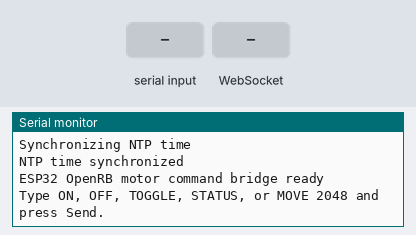
Bench run of a sketch on a simulated ESP32-S3. On the bench: the last lines printed to the serial monitor. The inputs (shaded band) are chosen by the test bench. WiFi joins after 1.5 s; servers stay silent unless stated; the local clock reads 2024-03-15 10:24:30 at power-on unless the sketch sets it; not simulated (calls return 0 or success): secrets.h.

Above: at 3.7 s.
3.8 s: "PING\n" received over Serial
At 4.4 s:
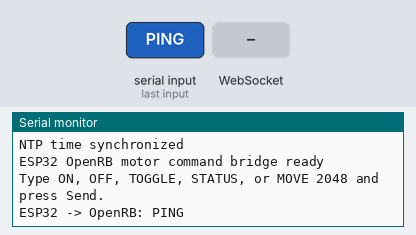
5.3 s: "PING\n" received over the second serial link
At 6.5 s:
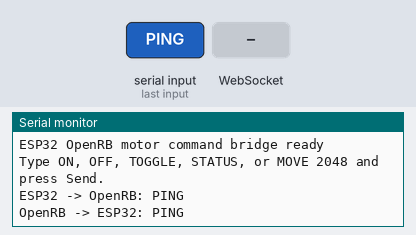
6.8 s: WebSocket text "PING" received
At 7.9 s:
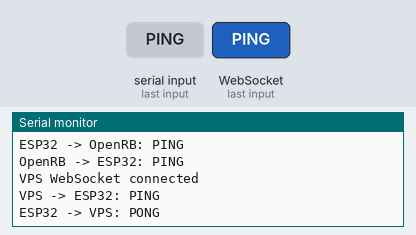
8.3 s: "ON\n" received over Serial
At 9.0 s:
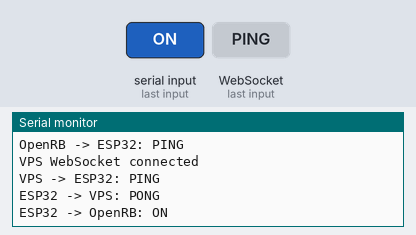
9.8 s: "ON\n" received over the second serial link
At 10.2 s:
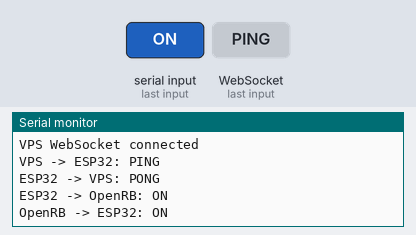
11.3 s: WebSocket text "ON" received
At 12.5 s:
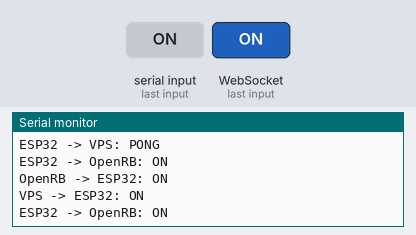

The sketch:

esp32_openrb_uart_test.ino
```cpp
/*
 * ESP32 -> OpenRB-150 command bridge for the XC330 switch motor.
 *
 * Wire the ESP32-S3 to the OpenRB:
 *   GPIO17 (ESP32 TX) -> D13 (OpenRB Serial3 RX)
 *   GPIO18 (ESP32 RX) -> D14 (OpenRB Serial3 TX)
 *   GND               -> GND
 *
 * Upload firmware/openrb_xc330/openrb_xc330.ino to the OpenRB first.
 * Then upload this sketch to the ESP32. In the ESP32 Serial Monitor (115200
 * baud, Newline), type ON, OFF, TOGGLE, STATUS, or MOVE 2048.
 */

#include <Arduino.h>
#include <WiFi.h>
#include <WebSocketsClient.h>
#include <time.h>

#include "secrets.h"

constexpr int OPENRB_TX_PIN = 17;
constexpr int OPENRB_RX_PIN = 18;
constexpr uint32_t BAUDRATE = 115200;

// The ESP32 always initiates this connection, so the home network needs no
// port forwarding.
constexpr char WEBSOCKET_HOST[] = "switch.jaewon-orbit.com";
constexpr uint16_t WEBSOCKET_PORT = 443;
constexpr char WEBSOCKET_PATH[] = "/ws/esp32";

const char *LETSENCRYPT_CHAIN =
"-----BEGIN CERTIFICATE-----\n" \
"MIIE2zCCAsOgAwIBAgIRAKICU/FfJpHAXcHOE7m8yk4wDQYJKoZIhvcNAQELBQAw\n" \
"LjELMAkGA1UEBhMCVVMxDTALBgNVBAoTBElTUkcxEDAOBgNVBAMTB1Jvb3QgWVIw\n" \
"HhcNMjUwOTAzMDAwMDAwWhcNMjgwOTAyMjM1OTU5WjAzMQswCQYDVQQGEwJVUzEW\n" \
"MBQGA1UEChMNTGV0J3MgRW5jcnlwdDEMMAoGA1UEAxMDWVIxMIIBIjANBgkqhkiG\n" \
"9w0BAQEFAAOCAQ8AMIIBCgKCAQEAoVi8X2xCYgMXvJxNPKp/oF13UMgmPABB07VC\n" \
"LNDtoXmt9luEZNJSBV10VyT1Pz6LD8Zq1d2gc43WNl1AdRrj4sEnazbOiz0nPpmG\n" \
"Bp2hui49oZtDIY6wdKeZAi5BbNU20CH6RSBBMLSQ9cXrH8dxdv4PAJ45ssGML68U\n" \
"SE3BsjC2a6cAN9L5CgXVIQi5tfNiTPoFZZ3S0OlXqLmmtdV95udWAb5b6e/F49Di\n" \
"CsH0Y00Ag72BVIb1hzynmKe+X0mERBTtsb3BwmpV9ipeBjMLoR/D9cHxHQCWoi5l\n" \
"TmXwY015J5rGelz1nZjJuxc2kioaX29XJBnhMkP531rSdG5uMwIDAQABo4HuMIHr\n" \
"MA4GA1UdDwEB/wQEAwIBhjATBgNVHSUEDDAKBggrBgEFBQcDATASBgNVHRMBAf8E\n" \
"CDAGAQH/AgEAMB0GA1UdDgQWBBQfLzW+RhSCzUCxrnksVXj699Ro+zAfBgNVHSME\n" \
"GDAWgBTe51tg0CJtQCh9Pw0B/qS1UrRRlDAyBggrBgEFBQcBAQQmMCQwIgYIKwYB\n" \
"BQUHMAKGFmh0dHA6Ly95ci5pLmxlbmNyLm9yZy8wEwYDVR0gBAwwCjAIBgZngQwB\n" \
"AgEwJwYDVR0fBCAwHjAcoBqgGIYWaHR0cDovL3lyLmMubGVuY3Iub3JnLzANBgkq\n" \
"hkiG9w0BAQsFAAOCAgEA0+zvMq3kHig1ddTmmm+RibTr9/RpX7k4buanMMRqbV/y\n" \
"IvP82zAHN3mvaw+cASuVsdpd0ikjhr4hnhJQLQOzOp2ccKrsdGOAgo0vddeISFAq\n" \
"EWEV4lmUM3vFF796up+bSgmJ1u6RupDCMxDgF8M3eLvGuj6L0lu3zkQ0KuQLnKxL\n" \
"tB0oQqn1Idg5CuuGpMvQzk29Pa3D/qHurc0EIM9SxukQuJqq63lxsYyRQFU8yMBO\n" \
"hq1w5LbfaWNRrz1uklOfI/pYkAb2E2MTZrAMQkBIE2S8Jt1F8gRc96o/xOsrgvSk\n" \
"a84AisX6xq1lz1Z7jGvrnXc4TMcjxZTjiTaihcYI1JIXZiLtEMSCa5l3cu8YWd6z\n" \
"dLRQlqRdclVjuQfNHawRJ6GWlkK0QJosivTKwdBw3KxEtzGo8yMHERbsy57gP1UX\n" \
"HOMcmZYQC0gtyR3SxfenIM/MxC3Ia2Ypab/kQ/CTnlIn2KQ5JUC6NYrGCbhFN9bp\n" \
"5lKJStEwCUnLpntcrXk5XVDCNv/5RyWpRThkGOV7GetKkQ0qAY8hCzWK6oqnAhDZ\n" \
"cjlYVdWfqOw3DIOX6EDNBgAqHarRVxyF9QZdOaXSyPJ0ueD2BYJEBgaCGQ8rAaU/\n" \
"Qc123V5LTXDZW4CcsPBDyhy4v+c8hClAyw/IkJlfBqxB9D+/wvIMHgECZ4ptP6o=\n" \
"-----END CERTIFICATE-----\n" \
"-----BEGIN CERTIFICATE-----\n" \
"MIIF9DCCA9ygAwIBAgIRAPJLbRf52a18scn+p4eCaZ8wDQYJKoZIhvcNAQELBQAw\n" \
"TzELMAkGA1UEBhMCVVMxKTAnBgNVBAoTIEludGVybmV0IFNlY3VyaXR5IFJlc2Vh\n" \
"cmNoIEdyb3VwMRUwEwYDVQQDEwxJU1JHIFJvb3QgWDEwHhcNMjYwNTEzMDAwMDAw\n" \
"WhcNMzIwOTAyMjM1OTU5WjAuMQswCQYDVQQGEwJVUzENMAsGA1UEChMESVNSRzEQ\n" \
"MA4GA1UEAxMHUm9vdCBZUjCCAiIwDQYJKoZIhvcNAQEBBQADggIPADCCAgoCggIB\n" \
"ANvGJnN78CTJdWL3+eGfsLN5TrNBJs+VH9hRXqRbwxu9sGNiB0BD1fcOxbSUQCJI\n" \
"M1xE13Db+5Cw1w0s0EBYsvuIP/6joF0w8cuImbgR1OGgYbSQ4OpzI+DG8SGuTlcE\n" \
"873OCS+kh3srlo6vl43M5OJg4Aeo1sfHp6kTJDoIiFBNJAY+OKfX/FUvYKuhjT+n\n" \
"o49lmqmupSBI5PkBQiqrEGtWU5uxU/cQWHGu8jSjFBznZqvbNPLMXMLFxCb3WTfr\n" \
"JBXXjqvWG+v4bjzxjjeAtOlU7qarRDvNOyAuQYLln904M+faKx8hnLCpJ15ZqaEg\n" \
"cNlY+9MMWcC5yvL2A2j3l9+2buggZX+dOE91zYmIdawTvSZuVvlbRrAlLxIB6pwM\n" \
"BjneXCjYQ8+3BCCjssbSNpZU3hTcBDdhfAlEDlYr6pEatnMdmDT5BqnKC92bd0Eh\n" \
"M1fbLHioLccLCuievT8ZkPhZrq7Mii7gNXAcUEAR8+lzYal+9zTg7C5DALyVOeG/\n" \
"CqfRAMn1KSHCR0NSA6P8tn/mGRlnCct5rtVCLnVySVpU6H1qGg3DgTOuskf8eahT\n" \
"MiYbI5ezPJmO5ertalskQ1utp74+eDy92PI4ftHKTbq9IWhH4YZKh3WnJEIt+oQv\n" \
"lYZbY8tpEroKrFB6PFGzrJIDRyts4HqvuH52RFj2zv/BAgMBAAGjgeswgegwDgYD\n" \
"VR0PAQH/BAQDAgEGMBMGA1UdJQQMMAoGCCsGAQUFBwMBMA8GA1UdEwEB/wQFMAMB\n" \
"Af8wHQYDVR0OBBYEFN7nW2DQIm1AKH0/DQH+pLVStFGUMB8GA1UdIwQYMBaAFHm0\n" \
"WeZ7tuXkAXOACIjIGlj26ZtuMDIGCCsGAQUFBwEBBCYwJDAiBggrBgEFBQcwAoYW\n" \
"aHR0cDovL3gxLmkubGVuY3Iub3JnLzATBgNVHSAEDDAKMAgGBmeBDAECATAnBgNV\n" \
"HR8EIDAeMBygGqAYhhZodHRwOi8veDEuYy5sZW5jci5vcmcvMA0GCSqGSIb3DQEB\n" \
"CwUAA4ICAQA8spSI95KKfn2W6GMmDpHBJSPaLbsS3W93cijJCRCYAc1fsJgL1FIL\n" \
"7C0C9ecPOdcwB2fi0Dk2p94j9iTJCxmt5CFSKLRWwnXT2MMSXexVxqoVB79BdWPx\n" \
"VXETkVme/qYSAuKVHh5Ps+5BixgmwS1JkjSAc+MfrUbNssVEEnH0aEiAh+rotXAV\n" \
"JSP/Ye7LJPEwD9DWG72vVWbhAcuOf5OLjz57Ctk7MgQHynZ7+PlHJtajroCaIbtC\n" \
"r6tcZZaAwUQm+jQyeWdV+2hv9deOYFmKeQyjjcSrN5Nadrw+L9DZJLbA1HqeNvLh\n" \
"BgqpP0fvJq2N6EtD574N6eMI7uMsJTnji2UDz9el5XLSv9fqJMuDQtYVb2oTNoKp\n" \
"oUqhxPVC0aq4eG5MESaIdn8b5ZGSSeAJLMHXljEdlNza+ncfkviXk1POLnnFdvx8\n" \
"/gk6M374WbLWFXw8N141B/Rl/tINGfl1TxOIiqtiMYkL02RSGb1kq34BL9NPP27z\n" \
"RGMuHGnzS3hFIrRTfKxrzUZ9RzQWzEG3K6fJ3r2nqSltkeytis9DIBoFY9VmVyjL\n" \
"M71DMi+y1+TRSJVClEMwvA4yL++7q9XZx5r5wBRWB4kQTKH5qyoZnDw7iiuh1lID\n" \
"yDFx8r7i9vIJU5HS3moZLkYWAOilMaV9N56A9Bgb6dNcHkvg3NoaYA==\n" \
"-----END CERTIFICATE-----\n";

// Test 2: send several motor toggles directly from the ESP32 after every boot.
constexpr bool TOGGLE_TEST_ON_BOOT = false;
constexpr uint8_t TOGGLE_TEST_COUNT = 3;
constexpr uint32_t TOGGLE_TEST_INTERVAL_MS = 1000;

HardwareSerial openrb(1);
WebSocketsClient vps_websocket;

char pc_command[32];
size_t pc_command_length = 0;
char openrb_reply[64];
size_t openrb_reply_length = 0;

void connectWiFi() {
  WiFi.mode(WIFI_STA);
  WiFi.begin(WIFI_SSID, WIFI_PASSWORD);

  Serial.print("Connecting to Wi-Fi");
  while (WiFi.status() != WL_CONNECTED) {
    delay(500);
    Serial.print('.');
  }

  Serial.println();
  Serial.print("Wi-Fi connected. ESP32 IP: ");
  Serial.println(WiFi.localIP());
}

void syncTime() {
  configTime(0, 0, "pool.ntp.org", "time.nist.gov");
  Serial.print("Synchronizing NTP time");

  time_t now = time(nullptr);
  while (now < 100000) {
    delay(500);
    Serial.print('.');
    now = time(nullptr);
  }

  Serial.println("\nNTP time synchronized");
}

void sendOpenrbCommand(const char *command);

void onWebSocketEvent(WStype_t type, uint8_t *payload, size_t length) {
  switch (type) {
    case WStype_DISCONNECTED:
      Serial.println("VPS WebSocket disconnected; remote commands are unavailable");
      break;

    case WStype_CONNECTED:
      Serial.println("VPS WebSocket connected");
      break;

    case WStype_TEXT: {
      String message;
      message.reserve(length);
      for (size_t index = 0; index < length; ++index) {
        message += static_cast<char>(payload[index]);
      }
      Serial.print("VPS -> ESP32: ");
      Serial.println(message);

      if (message == "PING") {
        vps_websocket.sendTXT("PONG");
        Serial.println("ESP32 -> VPS: PONG");
      } else if (message == "ON" || message == "OFF" ||
                 message == "TOGGLE" || message == "STATUS" ||
                 message.startsWith("MOVE ")) {
        sendOpenrbCommand(message.c_str());
      } else {
        Serial.println("Ignoring unknown VPS command");
      }
      break;
    }

    case WStype_ERROR:
      Serial.printf("[WS] Error: %.*s\n",
                    static_cast<int>(length),
                    payload ? reinterpret_cast<char *>(payload) : "(no detail)");
      break;

    default:
      break;
  }
}

void connectWebSocket() {
  vps_websocket.beginSslWithCA(WEBSOCKET_HOST,
                               WEBSOCKET_PORT,
                               WEBSOCKET_PATH,
                               LETSENCRYPT_CHAIN);
  vps_websocket.onEvent(onWebSocketEvent);
  vps_websocket.setReconnectInterval(5000);
}

void forwardPcCommand() {
  pc_command[pc_command_length] = '\0';
  if (pc_command_length > 0) {
    openrb.println(pc_command);
    Serial.print("ESP32 -> OpenRB: ");
    Serial.println(pc_command);
  }
  pc_command_length = 0;
}

void sendOpenrbCommand(const char *command) {
  openrb.println(command);
  Serial.print("ESP32 -> OpenRB: ");
  Serial.println(command);
}

void readPcCommands() {
  while (Serial.available() > 0) {
    const char received = static_cast<char>(Serial.read());
    if (received == '\n') {
      forwardPcCommand();
    } else if (received != '\r' && pc_command_length < sizeof(pc_command) - 1) {
      pc_command[pc_command_length++] = received;
    } else if (pc_command_length == sizeof(pc_command) - 1) {
      pc_command_length = 0;
      Serial.println("ERROR: command is too long");
    }
  }
}

void printOpenrbReply() {
  openrb_reply[openrb_reply_length] = '\0';
  if (openrb_reply_length > 0) {
    Serial.print("OpenRB -> ESP32: ");
    Serial.println(openrb_reply);

    if (vps_websocket.isConnected()) {
      String message = "OPENRB ";
      message += openrb_reply;
      vps_websocket.sendTXT(message);
      Serial.print("ESP32 -> VPS: ");
      Serial.println(message);
    }
  }
  openrb_reply_length = 0;
}

void readOpenrbReplies() {
  while (openrb.available() > 0) {
    const char received = static_cast<char>(openrb.read());
    if (received == '\n') {
      printOpenrbReply();
    } else if (received != '\r' && openrb_reply_length < sizeof(openrb_reply) - 1) {
      openrb_reply[openrb_reply_length++] = received;
    } else if (openrb_reply_length == sizeof(openrb_reply) - 1) {
      openrb_reply_length = 0;
      Serial.println("ERROR: OpenRB reply is too long");
    }
  }
}

void setup() {
  Serial.begin(BAUDRATE);
  connectWiFi();
  syncTime();
  connectWebSocket();
  openrb.begin(BAUDRATE, SERIAL_8N1, OPENRB_RX_PIN, OPENRB_TX_PIN);

  delay(1000);  // Give the OpenRB serial port time to finish starting.
  Serial.println("ESP32 OpenRB motor command bridge ready");
  Serial.println("Type ON, OFF, TOGGLE, STATUS, or MOVE 2048 and press Send.");

  if (TOGGLE_TEST_ON_BOOT) {
    Serial.println("Test 2: sending 3 automatic TOGGLE commands");
    for (uint8_t toggle_number = 1; toggle_number <= TOGGLE_TEST_COUNT;
         ++toggle_number) {
      Serial.print("Test 2 toggle ");
      Serial.print(toggle_number);
      Serial.print('/');
      Serial.println(TOGGLE_TEST_COUNT);
      sendOpenrbCommand("TOGGLE");

      if (toggle_number < TOGGLE_TEST_COUNT) {
        delay(TOGGLE_TEST_INTERVAL_MS);
      }
    }
  }
}

void loop() {
  vps_websocket.loop();
  readPcCommands();
  readOpenrbReplies();
}
```

Measured:
- after the input at 3.8 s, the serial monitor: prints a new line at once (image 1)
- after the input at 5.3 s, the serial monitor: prints a new line at once (image 2)
- after the input at 6.8 s, the serial monitor: prints a new line at once (image 3)
- after the input at 8.3 s, the serial monitor: prints a new line at once (image 4)
- after the input at 9.8 s, the serial monitor: prints a new line at once (image 5)
- after the input at 11.3 s, the serial monitor: prints a new line at once (image 6)
